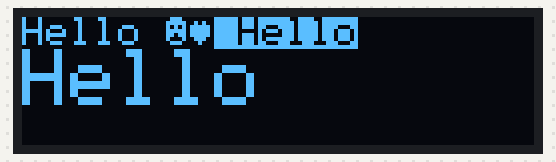
This sketch was run on a simulated Arduino Uno, built with avr-gcc and run on an emulated ATmega328P. Parts: 128×32 one-colour display.

Above: at 0.1 s.

The sketch:

oled_display_text.ino
```cpp
/*
128x32 i2c Oled Display

GND -> GND
VCC -> 3.3v
SCK -> G22
SDA -> G21
*/

#include <SPI.h>
#include <Wire.h>
#include <Adafruit_GFX.h>
#include <Adafruit_SSD1306.h>

#define SCREEN_WIDTH 128 // OLED display width, in pixels
#define SCREEN_HEIGHT 32 // OLED display height, in pixels

// Declaration for an SSD1306 display connected to I2C (SDA, SCL pins)
// The pins for I2C are defined by the Wire-library
#define OLED_RESET     -1 // Reset pin # (or -1 if sharing Arduino reset pin)
#define SCREEN_ADDRESS 0x3C ///< See datasheet for Address; 0x3D for 128x64, 0x3C for 128x32
Adafruit_SSD1306 display(SCREEN_WIDTH, SCREEN_HEIGHT, &Wire, OLED_RESET);

void setup() {
  Serial.begin(115200);

  // SSD1306_SWITCHCAPVCC = generate display voltage from 3.3V internally
  if(!display.begin(SSD1306_SWITCHCAPVCC, SCREEN_ADDRESS)) {
    Serial.println(F("SSD1306 allocation failed"));
    for(;;); // Don't proceed, loop forever
  }
}

void loop() {
  drawChar();      // Draw characters of the default font

  // display.clearDisplay();
  // delay(1000);

  // Invert and restore display, pausing in-between
  // display.invertDisplay(true);
  // delay(1000);
  // display.invertDisplay(false);
  // delay(1000);
}

void drawChar(void) {
  display.clearDisplay();

  display.setTextSize(1);      // Normal 1:1 pixel scale
  display.setTextColor(SSD1306_WHITE); // Draw white text
  display.setCursor(0, 0);     // Start at top-left corner
  display.cp437(true);         // Use full 256 char 'Code Page 437' font

  // Write "Hello" to the display
  display.print("Hello ");

  // Write smiley face and heart symbols using their Code Page 437 codes
  display.write(0x01);  // Smiley face
  display.write(0x03);  // Heart

  // Draw 'inverse' text (black with white background)
  display.setTextColor(SSD1306_BLACK, SSD1306_WHITE);
  // Write line of text (it adds a \n at the end)
  // It also stores the string literal in PROGREM instead of RAM to save RAM
  display.println(F(" Hello"));

  // Draw 2X-scale text
  display.setTextSize(2);
  display.setTextColor(SSD1306_WHITE);
  display.print(F("Hello"));

  display.display();
  delay(2000);
}
```
